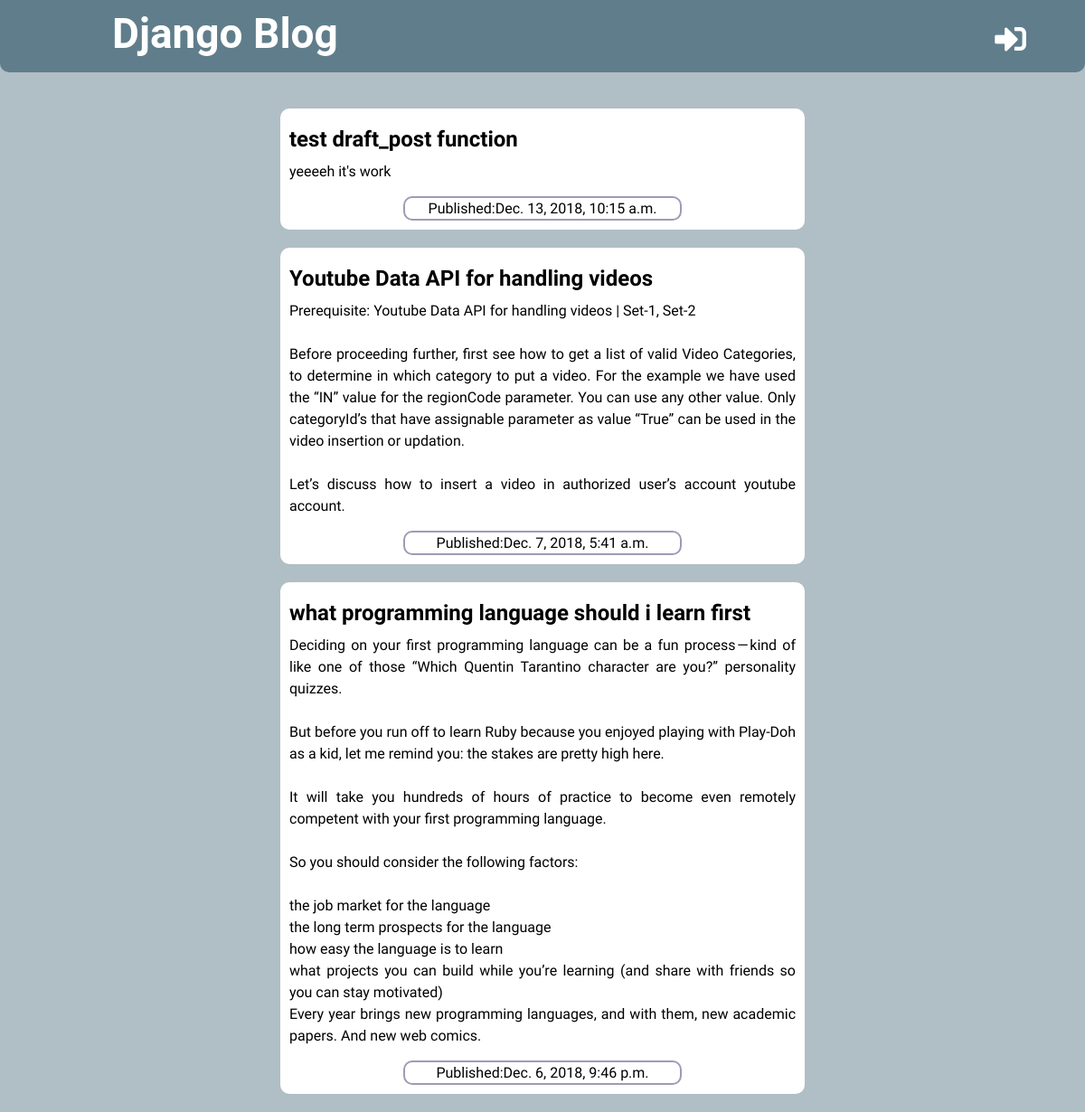
The page / on the database its author committed.
### blog/models.py (models this page shows, shortened)
class Post(models.Model):
    author = models.ForeignKey('auth.User', on_delete=models.CASCADE)
    title = models.CharField(max_length=100)
    text = models.TextField()
    created_date = models.DateTimeField(default = timezone.now)
    published_date = models.DateTimeField(blank=True, null=True)

### blog/views.py (the view)
# urls.py: path('',views.post_list, name ='post_list'),
def post_list(request):
    posts = Post.objects.filter(published_date__lte= timezone.now()).order_by('-published_date')
    stuff_for_frontend = {'posts':posts}
    return render(request,'blog/post_list.html', stuff_for_frontend)

### blog/templates/blog/post_list.html (shortened to what this page needs)
{% extends 'blog/base.html' %}
{% block content %}
    {% for post in posts %}
    <div class="on-content">
        <a href="{% url 'post_detail' pk=post.pk %}">
        <h2 class="post-title">{{ post.title }}</h2></a>
        <p class="post-text">{{ post.text|linebreaksbr }}</p>
        <p class="content-published-date">Published:{{ post.published_date }}</p>
    </div>
    {% endfor %}
{% endblock %}

### blog/static/blog/style1.css (style rules this page uses)
* { padding: 0; margin: 0; }
.body { background: #B0BEC5; font-family: 'Roboto', sans-serif; }
.on-content { background: white; margin: 10px; margin-bottom: 20px; padding: 10px; border-radius: 10px; font-family: 'Raleway', sans-serif; }
.content-published-date { box-sizing: content-box; padding: 2px; border:2px solid rgb(156, 156, 182); border-radius: 10px; text-align: center; font-family: 'Raleway', sans-serif; max-width: 300px; margin: 15px auto 0 auto; }
.post-title { font-family: 'Raleway', sans-serif; color :black; max-width: 500; padding: 10px 0 10px 0 ; }
.post-text { text-align: justify; line-height: 1.5; }
.on-content a { text-decoration: none; }

### rows shown on the page
Post: title "test draft_post function", text "yeeeeh it's work", published_date "Dec. 13, 2018, 10:15 a.m."
Post: title "Youtube Data API for handling videos", text "Prerequisite: Youtube Data API for handling videos | Set-1, Set-2 Before proceeding further, first see how to get a list of valid Video Categories, to determine in which category to put a video. For the example we have used the “IN” value for the regionCode parameter. You can use any other value. Only categoryId’s that have assignable parameter as value “True” can be used in the video insertion or updation. Let’s discuss how to insert a video in authorized user’s account youtube account.", published_date "Dec. 7, 2018, 5:41 a.m."
Post: title "what programming language should i learn first", text "Deciding on your first programming language can be a fun process — kind of like one of those “Which Quentin Tarantino character are you?” personality quizzes. But before you run off to learn Ruby because you enjoyed playing with Play-Doh as a kid, let me remind you: the stakes are pretty high here. It will take you hundreds of hours of practice to become even remotely competent with your first programming language. So you should consider the following factors: the job market for the language the long term prospects for the language how easy the language is to learn what projects you can build while you’re learning (and share with friends so you can stay motivated) Every year brings new…", published_date "Dec. 6, 2018, 9:46 p.m."
